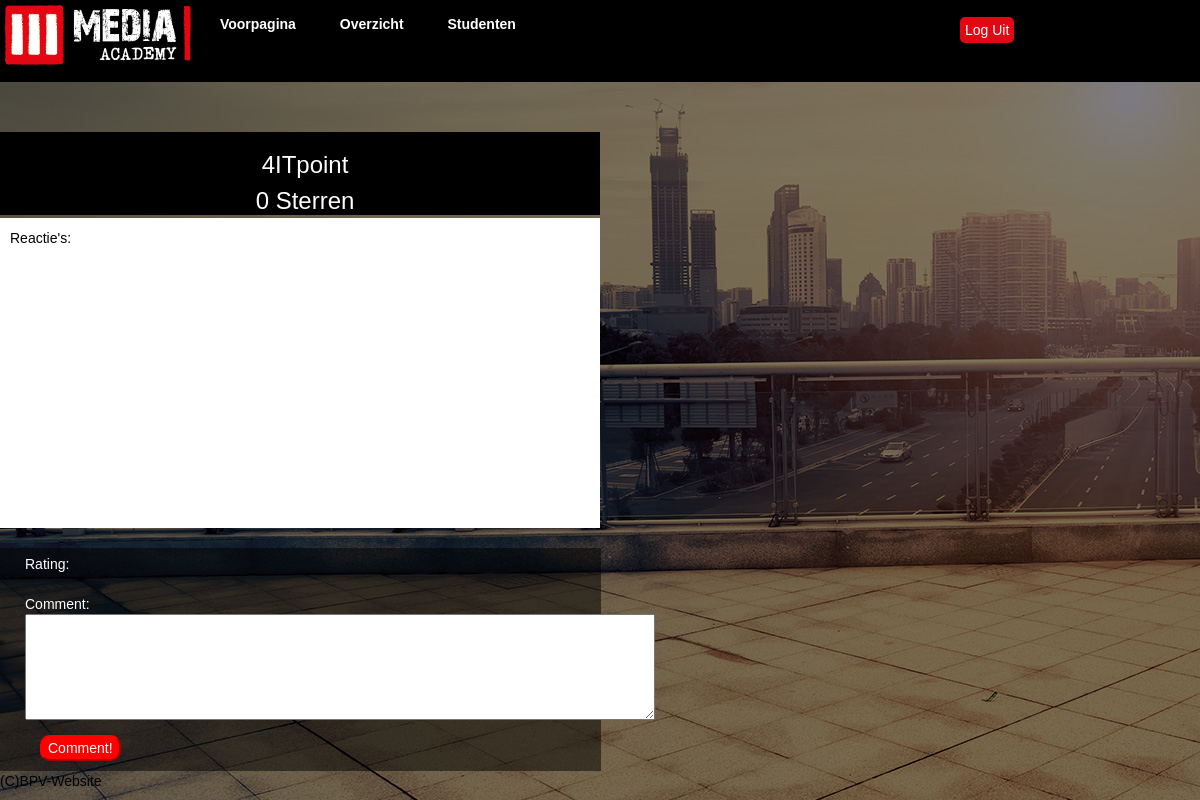
The app's page /bedrijf/showBedrijf/26 (signed in), older data.
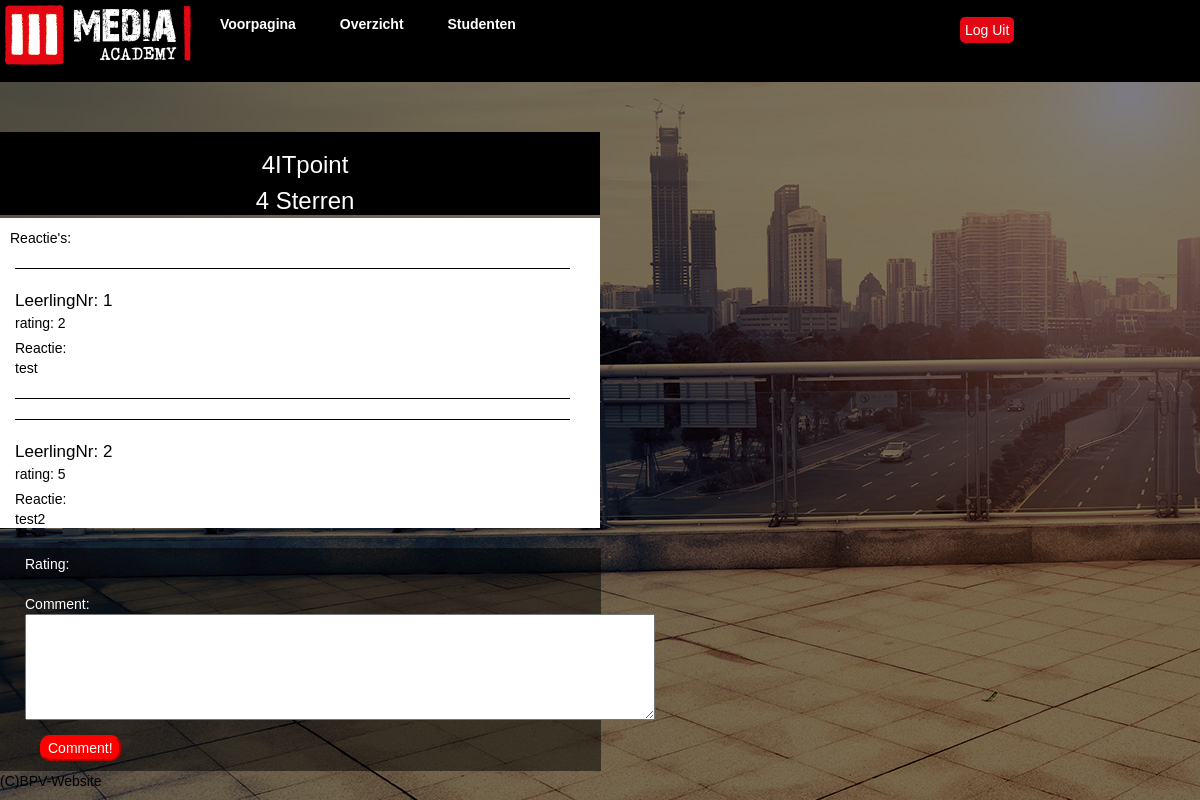
The same page, newer data.
### tables this page shows
CREATE TABLE IF NOT EXISTS `bedrijven` (
  `bedrijf_id` int(11) NOT NULL AUTO_INCREMENT,
  `ref_nummer` int(11) NOT NULL,
  `soort` int(1) NOT NULL,
  `bedrijf_naam` varchar(25) NOT NULL,
  `Adres` varchar(50) NOT NULL,
  `Postcode` varchar(7) NOT NULL,
  `Plaats` varchar(50) NOT NULL,
  `Telefoonnummer` int(11) NOT NULL,
  `Website` varchar(50) NOT NULL,
  `Contactpersoon_telefoon` int(10) NOT NULL,
  `Contactpersoon_email` varchar(30) NOT NULL,
  `Praktijkbegeleider` varchar(30) NOT NULL,
  `Praktijkbegeleider_telefoon` int(10) NOT NULL,
  PRIMARY KEY (`bedrijf_id`)
);

CREATE TABLE IF NOT EXISTS `comments` (
  `comment_id` int(11) NOT NULL AUTO_INCREMENT,
  `bedrijf_id` int(11) NOT NULL,
  `leerlingnummer` int(11) NOT NULL,
  `comment` varchar(500) NOT NULL,
  `rating` int(1) NOT NULL,
  PRIMARY KEY (`comment_id`)
);

### controller/bedrijf.class.php (called while the page is built, shortened)
<?php
class Bedrijf extends Controller {
    public function __construct() {
        $this->view->script = 'bedrijf';
        $this->view->title = 'Bedrijf';
        $this->view->style = 'bootstrap';
        $this->view->altStyle = 'style1';
    }
    function showBedrijf($id) {
        $this->getComments($id);
        $bedrijfInfo = $this->model->getBedrijfInfo($id);
        $gemiddelde = $this->model->getGemiddelde($id);
        $this->view->bedrijfId = $id;
        $this->view->info = $bedrijfInfo;
	$locations = "[";
	foreach($bedrijfInfo as $mapsLocation){
	    $locations .= "'" . $mapsLocation['Postcode'] . "'" . ", ";
	}
	$locations = substr($locations, 0, strlen($locations) - 2) . "]";
	$this->view->locations = $locations;
        $this->view->gemiddelde = round($gemiddelde[0]["gemiddelde"]);
        $this->view->render('bedrijf');
    }
    function getComments($id){
        $comments = $this->model->showComment($id);
        $this->view->comments = $comments;
    }
}

### libs/ini.php (called while the page is built, shortened)
<?php
require 'libs/router.php';
require 'libs/controller.php';
require 'libs/view.php';
require 'libs/model.php';
$site = new Router();

### index.php (called while the page is built)
<?php
require 'libs/ini.php';

### libs/model.php (called while the page is built)
<?php
class Model
{
    public function __construct()
    {
	$this->dbh = new Database();
    }
}

### model/bedrijf.model.php (called while the page is built, shortened)
<?php
class Bedrijf_Model extends Model {
    function showComment($id) {
        $sth = $this->dbh->prepare("SELECT * FROM comments WHERE bedrijf_id = '" . $id . "'");
        $sth->execute();
        return $sth->fetchall();
    }
    function getBedrijfInfo($id){
        $sth = $this->dbh->prepare("SELECT * FROM bedrijven WHERE bedrijf_id = '" . $id . "'");
        $sth->execute();
        return $sth->fetchall();
    }
}

### libs/controller.php (called while the page is built, shortened)
<?php
class Controller {
    public function loadmodel($name) {
        $path = 'model/' . $name . '.model.php';
        if (file_exists($path)) {
            $this->model = new $modelname;
        }
    }
}

### view/content/bedrijf.php (the view, shortened to what this page needs)
<div id="wrap">
    <div id="info"><h3>
	    <?php
	    if(isset($this->info)){
		foreach($this->info as $info){
		    ?>
		    <div class="bedrijfInfo"><p><?php echo $info['bedrijf_naam'] ?></p></div>
		    <div class="bedrijfInfo"><p id="Gsterren"><?php echo $this->gemiddelde ?> Sterren</p></div>
		</h3> </div>
	    <div id="infoWrapper">
		<div id="comments">
		    <div class="bedrijfInform"><p>Reactie's:</p></div>
		</div>
		<?php
	    }
	}
	?>
	<div id="gebruikerComments">
	    <?php
	    if(isset($this->comments)){
		foreach($this->comments as $row){
		    echo
		    "<div class='leerlingnummer'>" . "LeerlingNr: " . $row['leerlingnummer'] . "</div>"
		    . " <div class='rating'>" . "rating: " . $row['rating'] . "</div>"
		    . "<div class='comment'>" . "Reactie: <br>" . $row['comment'] . "</div>" . "<br>";
		}
	    }
	    ?>
	</div></div>
    <?php
	if($_SESSION['role'] == 0){
	    echo
		"<div class='bedrijf-comments-test'>
		    <form class='form2' action='".URL."bedrijf/postComment' method='post'>
		    <input type='hidden' name='leerlingnummer' value=" . $_SESSION['user_id'] . ">
			<input type='hidden' name='bedrijf_id' value=".$this->bedrijfId." />
			<input type='hidden' name='rating' id='ratingInput' value='' />
			Rating:<span class='rating'>
			<input type='radio' class='rating-input'
			   id='rating-input-5' name='rating-input-1'>
			<label for='rating-input-5' class='rating-star'></label>
			<input type='radio' class='rating-input'
			   id='rating-input-4' name='rating-input-1'>
			<label for='rating-input-4' class='rating-star'></label>
			<input type='radio' class='rating-input'
			   id='rating-input-3' name='rating-input-1'>
			<label for='rating-input-3' class='rating-star'></label>
			<input type='radio' class='rating-input'
			   id='rating-input-2' name='rating-input-1'>
			<label for='rating-input-2' class='rating-star'></label>
			<input type='radio' class='rating-input'
			   id='rating-input-1' name='rating-input-1'>
			<label for='rating-input-1' class='rating-star'></label>
			</span><br><br>
			Comment:<textarea type='text' rows='5' cols='75' class='form-control2' name='comment'></textarea><br>
			<input type='submit' class='btnComment' value='Comment!'>
		    </form>
		</div>";
	}else{
	}
    ?>
</div>
<div class="map2"><div id="map"  style="width: 500px; height: 400px;">
    </div></div>

### libs/router.php (shortened to what this page needs)
<?php
class Router {
    function __construct() {
        $url = isset($_GET['url']) ? $_GET['url'] : null;
        $url = rtrim($url, '/');
        $url = explode('/', $url);
        $controller = new $url[0];
        $controller->loadmodel($url[0]);
        if (isset($url[2])) {
            if (method_exists($controller, $url[1])) {
                $controller->{$url[1]}($url[2]);
            } else {
                $this->error();
            }
        }
    }
}

### libs/view.php (shortened to what this page needs)
<?php
class View {
    public function render($name, $noInclude = false) {
        if ($noInclude == true) {
            require 'view/content/' . $name . '.php';
        } else {
            require 'view/template/header.php';
            require 'view/content/' . $name . '.php';
            require 'view/template/footer.php';
        }
    }
}

### view/template/header.php (shortened to what this page needs)
<!DOCTYPE html>
<html>
    <head>
        <link rel='stylesheet' type='text/css' href='<?php echo URL; ?>public/css/<?php if(isset($this->style)){echo $this->style;} else {echo 'style';} ?>.css'>
        <link rel='stylesheet' type='text/css' href='<?php echo URL; ?>public/css/<?php if(isset($this->altStyle)){echo $this->altStyle;} else {echo 'style';} ?>.css'>
    </head>
    <body
        <div class='container'>
            <div class='nav-header'>
                <div class="head-link">
		    <img src="<?php echo URL ?>public/img/logo2.png" alt="">
		</div>
		<?php
		    if(isset($_SESSION['user_id']) && $_SESSION['role'] == 0) {
			echo"
			    <a class='head-link' href='".URL."voorpagina'><div class='col-md-1-link'>Voorpagina</div></a>
			    <a class='head-link' href='".URL."overzicht'><div class='col-md-1-link'>Overzicht</div></a>
			    <a class='head-link' href='".URL."studenten'><div class='col-md-1-link'>Studenten</div></a>
			    <div class='andere'>";
		    }else if(isset($_SESSION['user_id']) && $_SESSION['role'] == 1){
			echo"
			    <a class='head-link' href='".URL."voorpagina'><div class='col-md-1-link'>Voorpagina</div></a>
			    <a class='head-link' href='".URL."overzicht'><div class='col-md-1-link'>Overzicht</div></a>
			    <a class='head-link' href='".URL."leraren'><div class='col-md-1-link'>Leraren</div></a>
			    <div class='andere'>";
		    }else{
			echo"
			    <div class='andere'>";
		    }
		    if (!isset($_SESSION['user_id'])) {
			echo
			    "<form id='loginForm' method='post' action='" . URL . "login/userLogin'>
				<input type='text' name='username' />
				<select id='keuze' name='type'>
				    <option value='0'>
					Leerling
				    </option>
				    <option value='1'>
					Leraar
				    </option>
				    <option value='2'>
					Bedrijf
				    </option>
				</select><br>
				<input type='password' name='password'>
				<input id='login' type='submit' value='Login' />
			    </form>";
		    } else {
			echo
			    "<br /><a id='loguit' href='" . URL . "login/UserLogout'>Log Uit</a>";
		    }
		?>
	    </div>
	    </div>

### view/template/footer.php (shortened to what this page needs)
            <div id='footer'>
                <a href='<?php echo URL; ?>'>(C)BPV-Website</a>
            </div>
</body>
</html>

### public/css/style1.css (style rules this page uses)
#wrap { margin: 0 auto; margin-top: 50px; max-width: 1200px; height: 500px; font-family: Arial; }
body { font-family: Arial; background: url(../img/Header-3.jpg); }
.bedrijf-comments-test { float: left; width: 601px; margin-top: 20px; color: white; background-color: rgba(0,0,0,0.5); }
.form-control2 { color: black; }
.btnComment { margin-bottom: 10px; }
.leerlingnummer { border-top: 1px solid black; width: 555px; font-size: 17px; padding-top: 20px; }
.comment { border-bottom: 1px solid black; width: 555px; padding-bottom: 20px; }
h3 { margin: 0px 0px 3px 0px; padding-top:20px; text-align: center; font-family: arial; }
form { padding-left: 25px; }
#map { position: absolute; top: 350px; left: 5%; margin-bottom: 25px; }
.map2 { display: inline-block; margin-right: -25px; position: absolute; top: -215px; right: 650px; }
#infoWrapper { display: inline-block; vertical-align: top; background-color: white; width: 600px; height: 310px; float: left; color: black; overflow: scroll; }
#Gsterren { margin: 0px; }
#gebruikerComments { display: inline-block; width: 500px; padding-left: 15px; vertical-align: top; }
#info { background-color: black; color: white; width: 600px; }
#comments { padding: 10px; }
.bedrijfInfo { padding-left:10px; margin: 0px; }
.rating { overflow: hidden; display: inline-block; }
.rating-star { display: block; background-color: none; float: right; width: 16px; height: 16px; background: url('http://kubyshkin.ru/samples/star-rating/star.png') 0 -16px; }
#footer { clear: both; }

Row changes from the older to the newer data that the page shows:
computed for bedrijven "4ITpoint": gemiddelde "0" → "4"
added comments: leerlingnummer "1", rating "2", comment "test"
added comments: leerlingnummer "2", rating "5", comment "test2"
